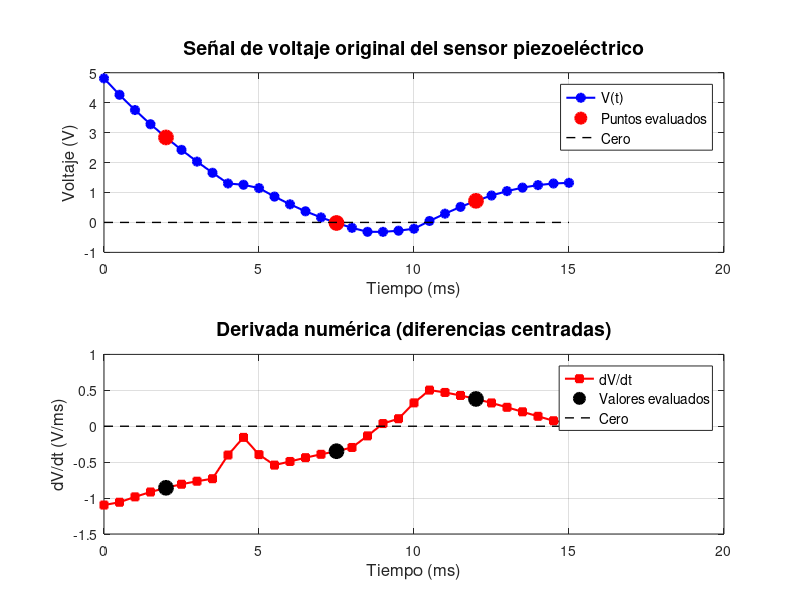

Recreate this plot in MATLAB.

clear; clc; close all;

% Datos
t = [0, 0.5, 1, 1.5, 2, 2.5, 3, 3.5, 4, 4.5, ...
     5, 5.5, 6, 6.5, 7, 7.5, 8, 8.5, 9, 9.5, ...
     10, 10.5, 11, 11.5, 12, 12.5, 13, 13.5, 14, 14.5, 15];

V = [4.8120, 4.2635, 3.7541, 3.2804, 2.8387, 2.4236, 2.0314, 1.6583, ...
     1.3011, 1.2574, 1.1460, 0.8624, 0.6048, 0.3720, 0.1672, -0.0186, ...
     -0.1805, -0.3142, -0.3148, -0.2769, -0.2100, 0.0483, 0.2931, ...
     0.5185, 0.7214, 0.8982, 1.0456, 1.1618, 1.2465, 1.3001, 1.3228];

dt = 0.5;
t_puntos = [2, 7.5, 12];
indices = [5, 16, 25];
fprintf('=== PARTE 2: DERIVADA NUMÉRICA ===\n');
derivadas = zeros(1,3);
for i = 1:3
    derivadas(i) = (V(indices(i)+1) - V(indices(i)-1)) / (2*dt);
    fprintf('t = %.1f ms -> dV/dt = %.5f V/ms\n', t_puntos(i), derivadas(i));
end
derivada_completa = zeros(1, length(V));
derivada_completa(1) = (V(2) - V(1)) / dt;
for i = 2:length(V)-1
    derivada_completa(i) = (V(i+1) - V(i-1)) / (2*dt);
end
derivada_completa(end) = (V(end) - V(end-1)) / dt;
figure('Position', [100, 100, 900, 700]);

subplot(2,1,1);
plot(t, V, 'b-o', 'MarkerSize', 6, 'MarkerFaceColor', 'b', 'LineWidth', 1.5);
hold on;
plot(t_puntos, V(indices), 'ro', 'MarkerSize', 10, 'MarkerFaceColor', 'r', 'LineWidth', 1.5);
plot([0, 15], [0, 0], 'k--', 'LineWidth', 1);
xlabel('Tiempo (ms)', 'FontSize', 12);
ylabel('Voltaje (V)', 'FontSize', 12);
title('Señal de voltaje original del sensor piezoeléctrico', 'FontSize', 14);
legend('V(t)', 'Puntos evaluados', 'Cero', 'Location', 'best', 'FontSize', 10);
grid on;
hold off;
subplot(2,1,2);
plot(t, derivada_completa, 'r-s', 'MarkerSize', 5, 'MarkerFaceColor', 'r', 'LineWidth', 1.5);
hold on;
plot(t_puntos, derivadas, 'ko', 'MarkerSize', 10, 'MarkerFaceColor', 'k', 'LineWidth', 1.5);
plot([0, 15], [0, 0], 'k--', 'LineWidth', 1);
xlabel('Tiempo (ms)', 'FontSize', 12);
ylabel('dV/dt (V/ms)', 'FontSize', 12);
title('Derivada numérica (diferencias centradas)', 'FontSize', 14);
legend('dV/dt', 'Valores evaluados', 'Cero', 'Location', 'best', 'FontSize', 10);
grid on;
hold off;

shg;
